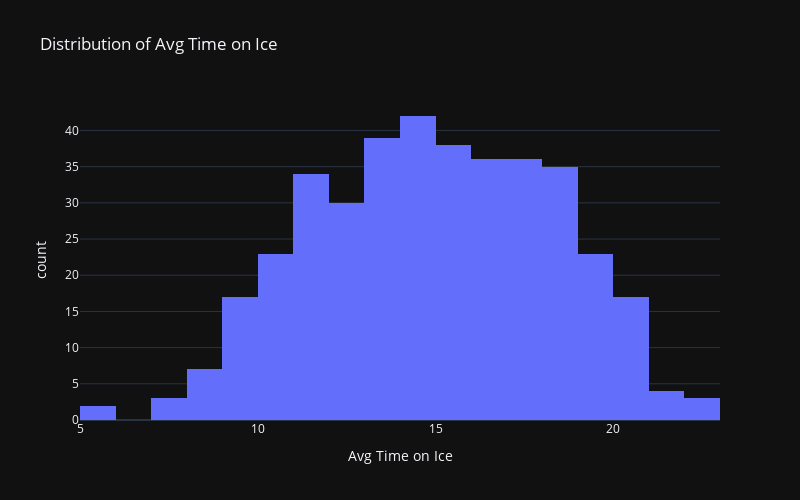

Notebook code cell kept with this figure:
### Markdown cell above
Lets check the distribution of average time on ice. Not really using the results of this graph anywhere, but just wanted to check the distribution of this feature.

Hypothesis: Players with low average time on ice (but strong scoring stats) are good breakout candidates.

### Code cell
px.histogram(
    df,
    x="avgToi",
    width=800,
    height=500,
    title="Distribution of Avg Time on Ice",
    labels={"avgToi": "Avg Time on Ice"},
)

### Figure 1 — Plotly figure (JSON) as saved in the notebook; plotly's stock layout.template omitted (floating-point values rounded to 4 significant figures; data arrays with more than 128 entries replaced by an {"elided": "..."} marker saying what was removed)
{"data": [{"bingroup": "x", "hovertemplate": "Avg Time on Ice=%{x}<br>count=%{y}<extra></extra>", "legendgroup": "", "marker": {"color": "#636efa", "pattern": {"shape": ""}}, "name": "", "orientation": "v", "showlegend": false, "type": "histogram", "x": {"elided": "389 float values"}, "xaxis": "x", "yaxis": "y"}], "layout": {"barmode": "relative", "height": 500, "legend": {"tracegroupgap": 0}, "title": {"text": "Distribution of Avg Time on Ice"}, "width": 800, "xaxis": {"anchor": "y", "domain": [0, 1], "title": {"text": "Avg Time on Ice"}}, "yaxis": {"anchor": "x", "domain": [0, 1], "title": {"text": "count"}}}}
